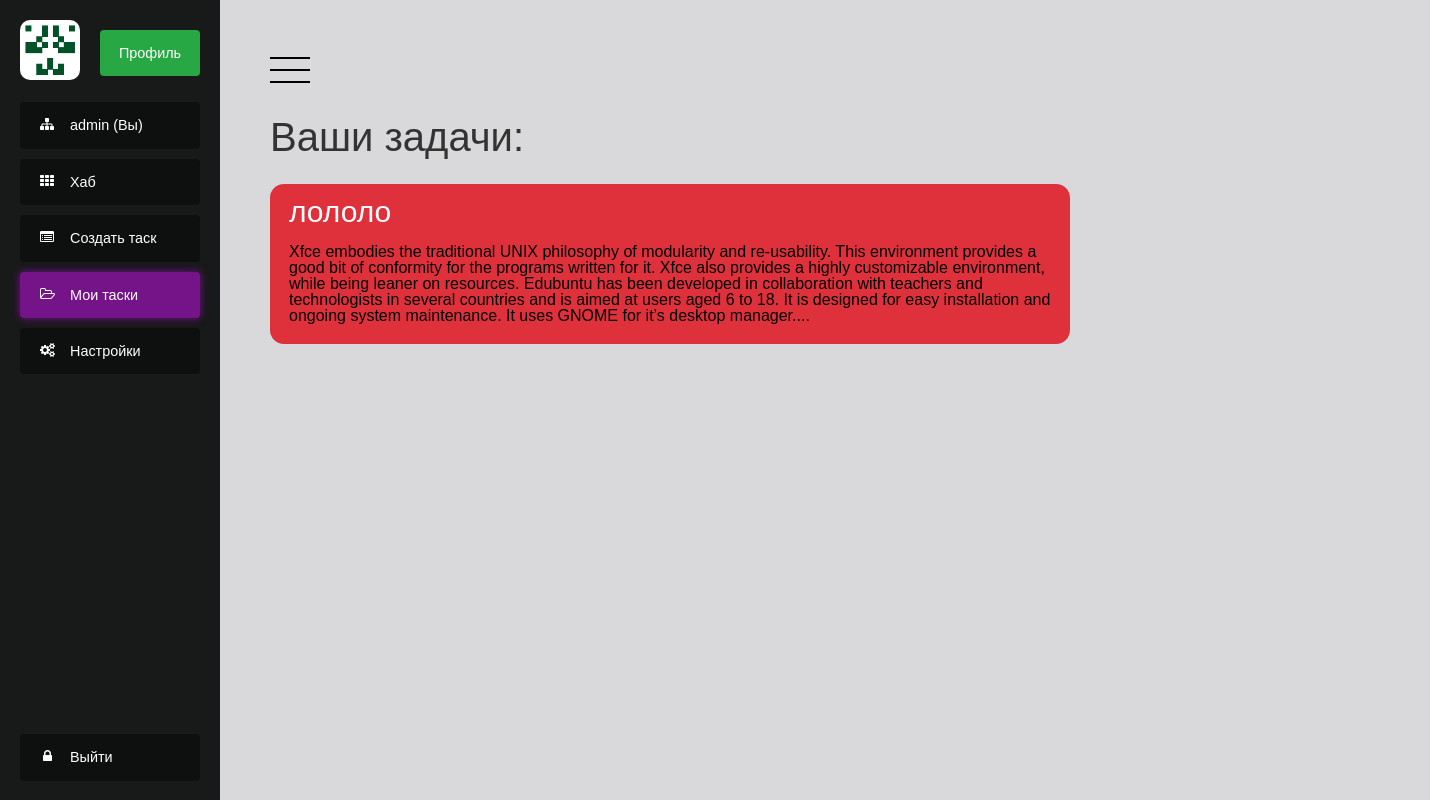
/tasks (signed in), run on an earlier commit of the app's database.
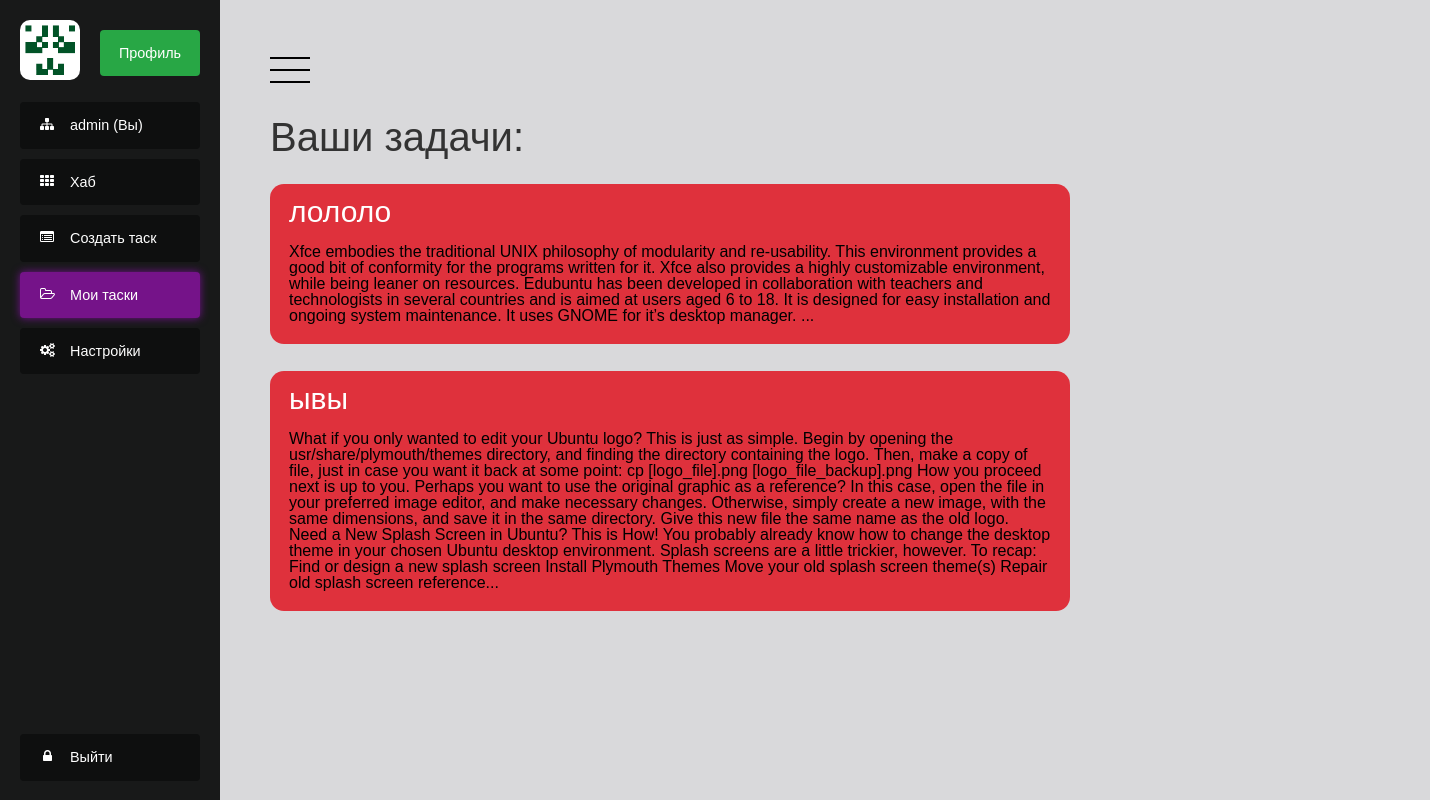
And on a later commit of the database.
### codev_app/models.py (models this page shows)
class Task(models.Model):
    idea = models.CharField(max_length=200)
    body = models.TextField(max_length=10000)
    creation_date = models.DateTimeField(default=datetime.datetime.now())
    author = models.ForeignKey(to=User, blank=True, on_delete=models.CASCADE, null=True)

### codev_app/views.py (the view)
# urls.py: path('tasks', my_tasks),
def my_tasks(request):
    context = get_context(request, 'tasks')
    tasks = Task.objects.filter(author=request.user)
    for t in range(len(tasks)):
        tasks[t].body = tasks[t].body[0:2000]
    context.update({'tasks': tasks})
    return render(request, 'tasks.html', context)

### codev_app/views.py (called while the page is built)
def get_context(request, pagename):
    context = {
        'pagename': pagename,
        'loginform': LoginForm(),
        'user': request.user,
        'registerform': RegistrationForm(request.POST)
    }
    if request.user.is_authenticated:
        context.update({'avatar': request.user.profile.avatar})
    return context

### templates/tasks.html (shortened to what this page needs)
<!DOCTYPE html>
<html lang="en">
<head>
    <link rel="stylesheet" type="text/css" href="/static/modern_style.css">
</head>
<body>
{% include 'patterns/modern_menu.html' %}
<h1>Ваши задачи:</h1>
<ul class="hub-tasks">
    {% for task in tasks %}
          <a href="/task/{{ task.id }}" style="width: 53em;"><div class="task">
          <h1>{{ task.idea }}</h1>
          <p>{{ task.body }}...</p>
           </div></a>
    {% endfor %}
</ul>
{% include 'patterns/modern_footer.html' %}
</html>

What changed in the data, as far as the page shows it:
added Task: idea "ывы", body "What if you only wanted to edit your Ubuntu logo? This is just as simple. Begin by opening the usr/share/plymouth/themes directory, and finding the directory containing the logo. Then, make a copy of file, just in case you want it back at some point: cp [logo_file].png [logo_file_backup].png How you proceed next is up to you. Perhaps you want to use the original graphic as a reference? In this case, open the file in your preferred image editor, and make necessary changes. Otherwise, simply create a new image, with the same dimensions, and save it in the same directory. Give this new file the same name as the old logo. Need a New Splash Screen in Ubuntu? This is How! You probably already…"
